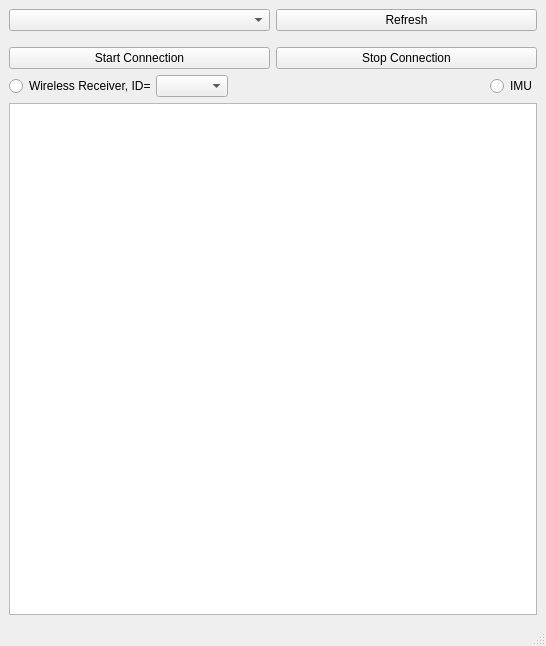
<?xml version="1.0" encoding="UTF-8"?>
<ui version="4.0">
 <class>MainWindow</class>
 <widget class="QMainWindow" name="MainWindow">
  <property name="geometry">
   <rect>
    <x>0</x>
    <y>0</y>
    <width>546</width>
    <height>646</height>
   </rect>
  </property>
  <property name="windowTitle">
   <string>超核IMU Receiver</string>
  </property>
  <widget class="QWidget" name="centralwidget">
   <layout class="QGridLayout" name="gridLayout">
    <item row="0" column="0">
     <layout class="QHBoxLayout" name="horizontalLayout">
      <item>
       <widget class="QComboBox" name="Com_combo"/>
      </item>
      <item>
       <widget class="QPushButton" name="Com_Refresh_btn">
        <property name="text">
         <string>Refresh</string>
        </property>
       </widget>
      </item>
     </layout>
    </item>
    <item row="8" column="0">
     <layout class="QHBoxLayout" name="horizontalLayout_2">
      <property name="spacing">
       <number>0</number>
      </property>
      <property name="topMargin">
       <number>0</number>
      </property>
      <item>
       <widget class="QRadioButton" name="rf_btn">
        <property name="sizePolicy">
         <sizepolicy hsizetype="Minimum" vsizetype="Fixed">
          <horstretch>0</horstretch>
          <verstretch>0</verstretch>
         </sizepolicy>
        </property>
        <property name="text">
         <string>Wireless Receiver, ID=</string>
        </property>
       </widget>
      </item>
      <item>
       <widget class="QComboBox" name="rf_id_combobox">
        <property name="sizePolicy">
         <sizepolicy hsizetype="Minimum" vsizetype="Fixed">
          <horstretch>0</horstretch>
          <verstretch>0</verstretch>
         </sizepolicy>
        </property>
       </widget>
      </item>
      <item>
       <spacer name="horizontalSpacer">
        <property name="orientation">
         <enum>Qt::Horizontal</enum>
        </property>
        <property name="sizeHint" stdset="0">
         <size>
          <width>40</width>
          <height>20</height>
         </size>
        </property>
       </spacer>
      </item>
      <item>
       <widget class="QRadioButton" name="imu_btn">
        <property name="text">
         <string>IMU</string>
        </property>
       </widget>
      </item>
     </layout>
    </item>
    <item row="3" column="0">
     <layout class="QHBoxLayout" name="horizontalLayout_3">
      <property name="topMargin">
       <number>10</number>
      </property>
      <item>
       <widget class="QPushButton" name="btn_serial_init">
        <property name="text">
         <string>Start Connection</string>
        </property>
       </widget>
      </item>
      <item>
       <widget class="QPushButton" name="btn_serial_stop">
        <property name="text">
         <string>Stop Connection</string>
        </property>
       </widget>
      </item>
     </layout>
    </item>
    <item row="14" column="0">
     <widget class="QTableWidget" name="tableWidget">
      <property name="sizeAdjustPolicy">
       <enum>QAbstractScrollArea::AdjustToContents</enum>
      </property>
      <property name="showGrid">
       <bool>false</bool>
      </property>
     </widget>
    </item>
   </layout>
  </widget>
  <widget class="QMenuBar" name="menubar">
   <property name="geometry">
    <rect>
     <x>0</x>
     <y>0</y>
     <width>546</width>
     <height>26</height>
    </rect>
   </property>
  </widget>
  <widget class="QStatusBar" name="statusbar"/>
 </widget>
 <resources/>
 <connections/>
</ui>
